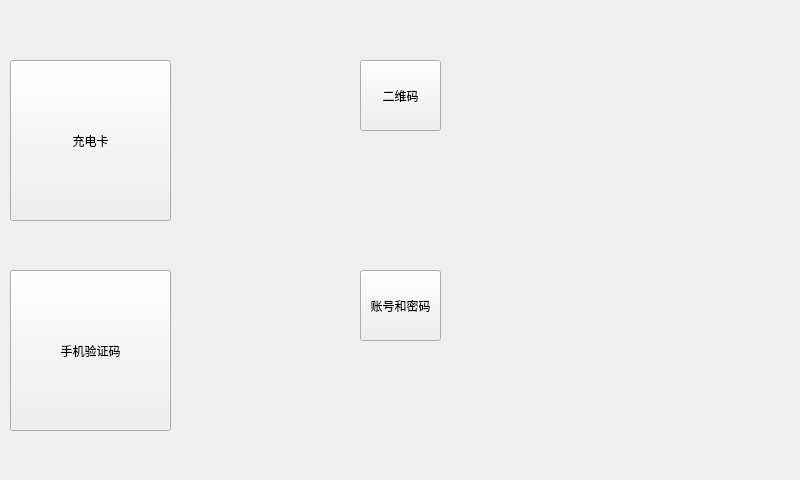
<?xml version="1.0" encoding="UTF-8"?>
<ui version="4.0">
 <class>Charging_mode</class>
 <widget class="QWidget" name="Charging_mode">
  <property name="geometry">
   <rect>
    <x>0</x>
    <y>0</y>
    <width>800</width>
    <height>480</height>
   </rect>
  </property>
  <property name="windowTitle">
   <string>Form</string>
  </property>
  <widget class="QLabel" name="logo">
   <property name="geometry">
    <rect>
     <x>600</x>
     <y>0</y>
     <width>191</width>
     <height>71</height>
    </rect>
   </property>
   <property name="autoFillBackground">
    <bool>false</bool>
   </property>
   <property name="styleSheet">
    <string notr="true">background-image: url(:/img/images/serial_logo.png)</string>
   </property>
   <property name="text">
    <string/>
   </property>
  </widget>
  <widget class="QPushButton" name="back_but">
   <property name="geometry">
    <rect>
     <x>0</x>
     <y>0</y>
     <width>191</width>
     <height>63</height>
    </rect>
   </property>
   <property name="styleSheet">
    <string notr="true">background: transparent;</string>
   </property>
   <property name="text">
    <string/>
   </property>
   <property name="flat">
    <bool>true</bool>
   </property>
  </widget>
  <widget class="QLabel" name="label">
   <property name="geometry">
    <rect>
     <x>0</x>
     <y>0</y>
     <width>800</width>
     <height>480</height>
    </rect>
   </property>
   <property name="styleSheet">
    <string notr="true">background:url(:/img/images/mmexport1464230816881.png)</string>
   </property>
   <property name="text">
    <string/>
   </property>
  </widget>
  <widget class="QPushButton" name="charge_card_but">
   <property name="geometry">
    <rect>
     <x>10</x>
     <y>60</y>
     <width>161</width>
     <height>161</height>
    </rect>
   </property>
   <property name="text">
    <string>充电卡</string>
   </property>
  </widget>
  <widget class="QPushButton" name="phone_code_but">
   <property name="geometry">
    <rect>
     <x>10</x>
     <y>270</y>
     <width>161</width>
     <height>161</height>
    </rect>
   </property>
   <property name="text">
    <string>手机验证码</string>
   </property>
  </widget>
  <widget class="QPushButton" name="qr_code_but">
   <property name="geometry">
    <rect>
     <x>360</x>
     <y>60</y>
     <width>81</width>
     <height>71</height>
    </rect>
   </property>
   <property name="text">
    <string>二维码</string>
   </property>
  </widget>
  <widget class="QPushButton" name="account_code_but">
   <property name="geometry">
    <rect>
     <x>360</x>
     <y>270</y>
     <width>81</width>
     <height>71</height>
    </rect>
   </property>
   <property name="text">
    <string>账号和密码</string>
   </property>
  </widget>
  <zorder>label</zorder>
  <zorder>logo</zorder>
  <zorder>back_but</zorder>
  <zorder>charge_card_but</zorder>
  <zorder>phone_code_but</zorder>
  <zorder>qr_code_but</zorder>
  <zorder>account_code_but</zorder>
 </widget>
 <resources/>
 <connections/>
</ui>
